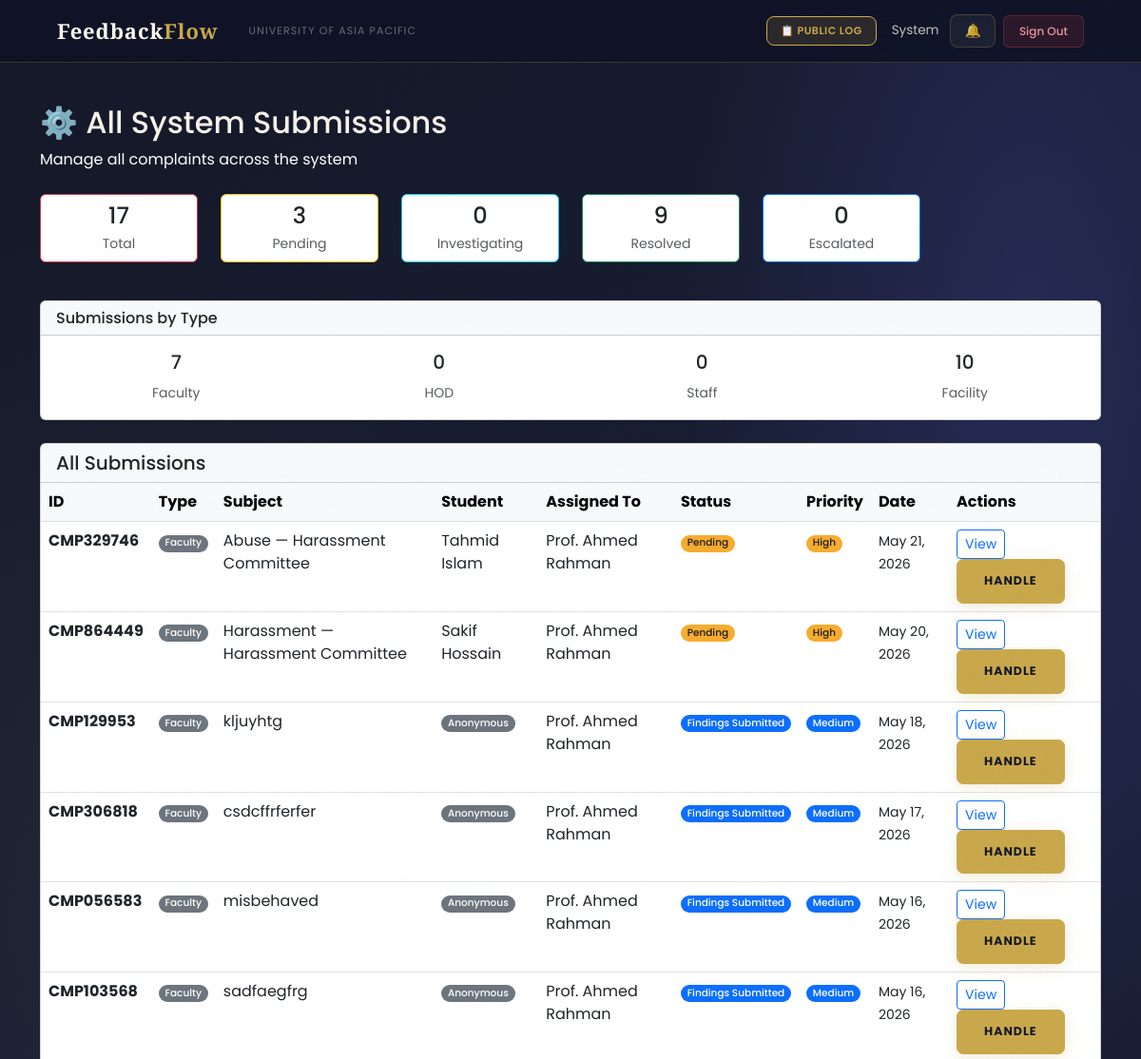
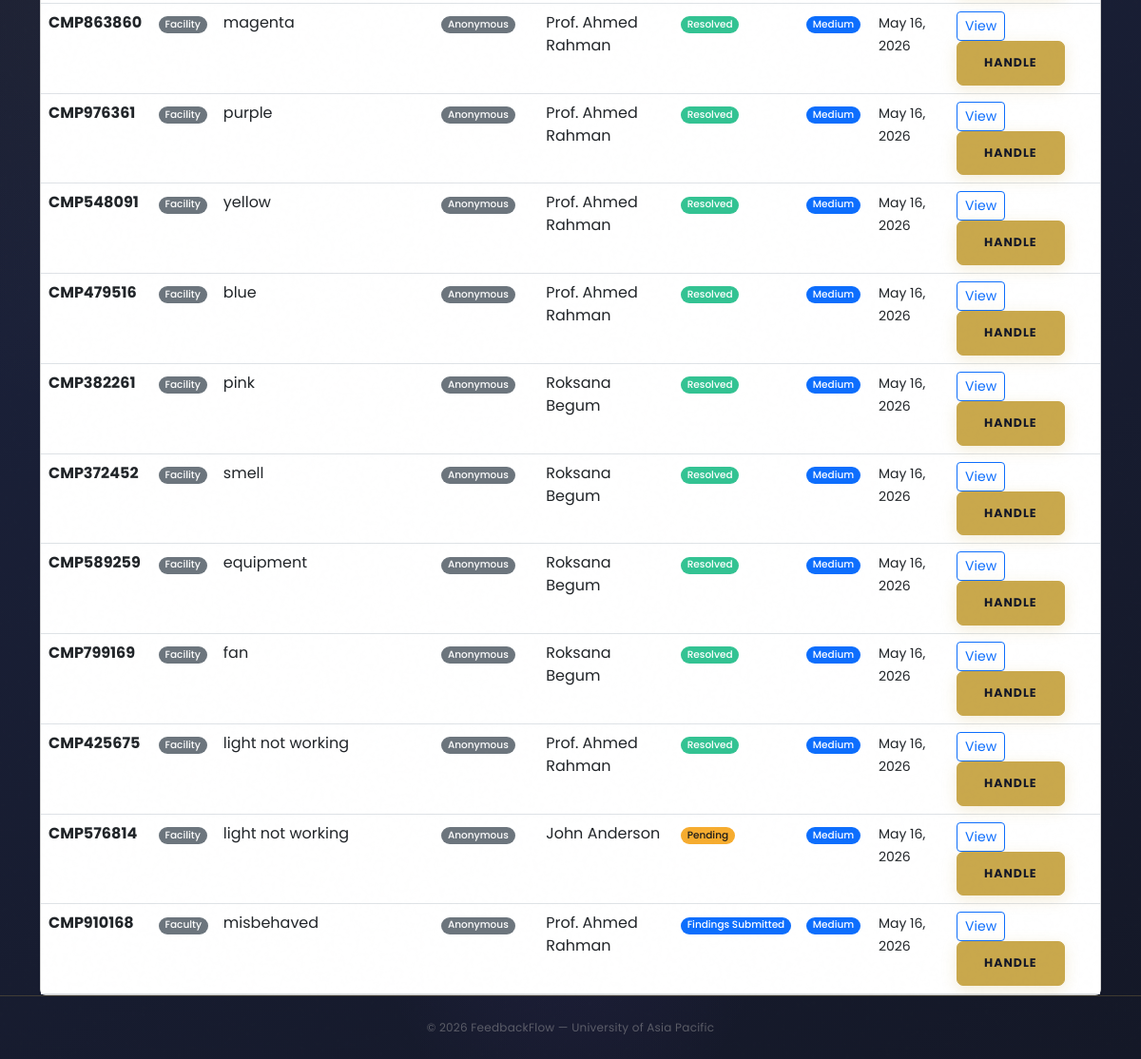
The page /complaints/admin/list/ (signed in) on the database its author committed (2 pictures, top to bottom).
### users/models.py (models this page shows, shortened)
class User(AbstractBaseUser, PermissionsMixin):
    ROLE_CHOICES = (
        ('Student',   'Student'),
        ('Faculty',   'Faculty'),
        ('HOD',       'Head of Department'),
        ('Staff',     'Staff'),
        ('DAO',       'Dean of Administration Office'),
        ('Admin',     'Administrator'),
        ('Committee', 'Committee Member'),
    )
    DEPARTMENT_CHOICES = (
        ('DBA',          'Department of Business Administration'),
        ('CSE',          'Department of Computer Science and Engineering'),
        ('CE',           'Department of Civil Engineering'),
        ('EEE',          'Department of Electrical and Electronic Engineering'),
        ('Pharmacy',     'Department of Pharmacy'),
        ('Law',          'Department of Law and Human Rights'),
        ('English',      'Department of English'),
        ('Architecture', 'Department of Architecture'),
    )
    COMMITTEE_TYPE_CHOICES = (
        ('Harassment Committee', 'Harassment Committee'),
        ('Proctorial Committee', 'Proctorial Committee'),
    )
    email          = models.EmailField(unique=True, max_length=255)
    full_name      = models.CharField(max_length=150)
    role           = models.CharField(max_length=20, choices=ROLE_CHOICES)
    department     = models.CharField(max_length=100, choices=DEPARTMENT_CHOICES, null=True, blank=True)
    student_id     = models.CharField(max_length=50, unique=True, null=True, blank=True)
    committee_type = models.CharField(max_length=50, choices=COMMITTEE_TYPE_CHOICES, null=True, blank=True)
    is_active      = models.BooleanField(default=True)
    is_staff       = models.BooleanField(default=False)
    created_at     = models.DateTimeField(auto_now_add=True)
    updated_at     = models.DateTimeField(auto_now=True)
    USERNAME_FIELD  = 'email'
    REQUIRED_FIELDS = ['full_name']
    objects = UserManager()
    class Meta:
        verbose_name        = 'User'
        verbose_name_plural = 'Users'
        ordering            = ['-created_at']
    def get_short_name(self):
        return self.full_name.split()[0] if self.full_name else self.email

### complaints/models.py (models this page shows, shortened)
class Complaint(models.Model):
    COMPLAINT_TYPE_CHOICES = (
        ('Faculty',  'Complaint about Faculty'),
        ('HOD',      'Complaint about HOD'),
        ('Staff',    'Complaint about Staff'),
        ('Facility', 'Facility Issue'),
        ('Advice',   'General Advice'),
        ('Opinion',  'Suggestion'),
    )
    STATUS_CHOICES = (
        ('Pending',             'Pending Review'),
        ('Under Investigation', 'Under Investigation'),
        ('Findings Submitted',  'Findings Submitted'),
        ('Resolved',            'Resolved'),
        ('Escalated',           'Escalated to Higher Authority'),
    )
    PRIORITY_CHOICES = (
        ('Low',    'Low'),
        ('Medium', 'Medium'),
        ('High',   'High'),
        ('Urgent', 'Urgent'),
    )
    student             = models.ForeignKey(settings.AUTH_USER_MODEL, on_delete=models.CASCADE, related_name='complaints_submitted')
    complaint_type      = models.CharField(max_length=20, choices=COMPLAINT_TYPE_CHOICES)
    resolution_deadline = models.DateField(null=True, blank=True, help_text='Deadline for resolving this complaint')
    subject             = models.CharField(max_length=200)
    description         = models.TextField()
    faculty_concerned   = models.ForeignKey(
        settings.AUTH_USER_MODEL, on_delete=models.SET_NULL,
        null=True, blank=True, related_name='complaints_against',
        limit_choices_to={'role__in': ['Faculty', 'HOD', 'Staff']}
    )
    location          = models.CharField(max_length=200, blank=True, null=True)
    status            = models.CharField(max_length=30, choices=STATUS_CHOICES, default='Pending')
    priority          = models.CharField(max_length=10, choices=PRIORITY_CHOICES, default='Medium')
    assigned_to       = models.ForeignKey(settings.AUTH_USER_MODEL, on_delete=models.SET_NULL, null=True, blank=True, related_name='complaints_assigned')
    is_anonymous      = models.BooleanField(default=False)
    final_action_note = models.TextField(blank=True, null=True)
    submitted_at      = models.DateTimeField(auto_now_add=True)
    updated_at        = models.DateTimeField(auto_now=True)
    resolved_at       = models.DateTimeField(null=True, blank=True)
    tracking_id       = models.CharField(max_length=20, unique=True, editable=False)
    class Meta:
        ordering        = ['-submitted_at']
        verbose_name    = 'Complaint'
        verbose_name_plural = 'Complaints'

### complaints/views.py (the view)
# urls.py: path('admin/list/', views.admin_complaints_list, name='admin_complaints_list'),
@login_required
def admin_complaints_list(request):
    if request.user.role != 'Admin':
        messages.error(request, 'Access denied. Admin only.')
        return redirect('login')
    complaints_list = Complaint.objects.exclude(complaint_type__in=['Advice', 'Opinion']).order_by('-submitted_at')
    context = {
        'complaints_list':     complaints_list,
        'total_complaints':    complaints_list.count(),
        'pending':             complaints_list.filter(status='Pending').count(),
        'investigating':       complaints_list.filter(status='Under Investigation').count(),
        'resolved':            complaints_list.filter(status='Resolved').count(),
        'escalated':           complaints_list.filter(status='Escalated').count(),
        'faculty_complaints':  complaints_list.filter(complaint_type='Faculty').count(),
        'hod_complaints':      complaints_list.filter(complaint_type='HOD').count(),
        'staff_complaints':    complaints_list.filter(complaint_type='Staff').count(),
        'facility_complaints': complaints_list.filter(complaint_type='Facility').count(),
        'page_title':          'All Complaints'
    }
    return render(request, 'complaints/admins_complaints_list.html', context)

### users/context_processors.py (called while the page is built)
def notifications_count(request):
    if request.user.is_authenticated:
        from users.models import Notification, Announcement
        count = Notification.objects.filter(
            recipient=request.user,
            is_read=False
        ).count()
        active_announcements = []
        for ann in Announcement.objects.filter(is_active=True).order_by('-created_at')[:10]:
            if ann.is_visible_to(request.user):
                active_announcements.append(ann)
            if len(active_announcements) >= 3:
                break
        return {
            'unread_notifications_count': count,
            'active_announcements': active_announcements,
        }
    return {'unread_notifications_count': 0, 'active_announcements': []}

### complaints/templates/complaints/admins_complaints_list.html (shortened to what this page needs)
{% extends 'users/base.html' %}
{% block content %}
<div class="container mt-4">
    <div class="mb-4">
        <h2>⚙️ All System Submissions</h2>
        <p class="text-white mb-0">Manage all complaints across the system</p>
    </div>
    <div class="row mb-4">
        <div class="col-lg-2 col-md-4 mb-3">
            <div class="card border-danger">
                <div class="card-body text-center p-2">
                    <h4 class="mb-1">{{ total_complaints }}</h4>
                    <p class="text-muted mb-0 small">Total</p>
                </div>
            </div>
        </div>
        <div class="col-lg-2 col-md-4 mb-3">
            <div class="card border-warning">
                <div class="card-body text-center p-2">
                    <h4 class="mb-1">{{ pending }}</h4>
                    <p class="text-muted mb-0 small">Pending</p>
                </div>
            </div>
        </div>
        <div class="col-lg-2 col-md-4 mb-3">
            <div class="card border-info">
                <div class="card-body text-center p-2">
                    <h4 class="mb-1">{{ investigating }}</h4>
                    <p class="text-muted mb-0 small">Investigating</p>
                </div>
            </div>
        </div>
        <div class="col-lg-2 col-md-4 mb-3">
            <div class="card border-success">
                <div class="card-body text-center p-2">
                    <h4 class="mb-1">{{ resolved }}</h4>
                    <p class="text-muted mb-0 small">Resolved</p>
                </div>
            </div>
        </div>
        <div class="col-lg-2 col-md-4 mb-3">
            <div class="card border-primary">
                <div class="card-body text-center p-2">
                    <h4 class="mb-1">{{ escalated }}</h4>
                    <p class="text-muted mb-0 small">Escalated</p>
                </div>
            </div>
        </div>
    </div>
    <div class="row mb-4">
        <div class="col-12">
            <div class="card">
                <div class="card-header bg-light">
                    <h6 class="mb-0">Submissions by Type</h6>
                </div>
                <div class="card-body">
                    <div class="row text-center">
                        <div class="col">
                            <h5>{{ faculty_complaints }}</h5>
                            <small class="text-muted">Faculty</small>
                        </div>
                        <div class="col">
                            <h5>{{ hod_complaints }}</h5>
                            <small class="text-muted">HOD</small>
                        </div>
                        <div class="col">
                            <h5>{{ staff_complaints }}</h5>
                            <small class="text-muted">Staff</small>
                        </div>
                        <div class="col">
                            <h5>{{ facility_complaints }}</h5>
                            <small class="text-muted">Facility</small>
                        </div>
                    </div>
                </div>
            </div>
        </div>
    </div>
    {% if complaints_list %}
        <div class="card">
            <div class="card-header bg-light">
                <h5 class="mb-0">All Submissions</h5>
            </div>
            <div class="card-body p-0">
                <div class="table-responsive">
                    <table class="table table-hover mb-0">
                        <thead class="table-light">
                            <tr>
                                <th>ID</th>
                                <th>Type</th>
                                <th>Subject</th>
                                <th>Student</th>
                                <th>Assigned To</th>
                                <th>Status</th>
                                <th>Priority</th>
                                <th>Date</th>
                                <th>Actions</th>
                            </tr>
                        </thead>
                        <tbody>
                            {% for complaint in complaints_list %}
                            <tr>
                                <td><strong>{{ complaint.tracking_id }}</strong></td>
                                <td><span class="badge bg-secondary">{{ complaint.complaint_type }}</span></td>
                                <td>{{ complaint.subject|truncatewords:4 }}</td>
                                <td>
                                    {% if complaint.is_anonymous %}
                                        <span class="badge bg-secondary">Anonymous</span>
                                    {% else %}
                                        {{ complaint.student.full_name }}
                                    {% endif %}
                                </td>
                                <td>{{ complaint.assigned_to.full_name }}</td>
                                <td>
                                    <span class="badge
                                        {% if complaint.status == 'Pending' %}bg-warning text-dark
                                        {% elif complaint.status == 'Under Investigation' %}bg-info
                                        {% elif complaint.status == 'Findings Submitted' %}bg-primary
                                        {% elif complaint.status == 'Resolved' %}bg-success
                                        {% elif complaint.status == 'Escalated' %}bg-danger
                                        {% else %}bg-secondary
                                        {% endif %}">
                                        {{ complaint.status }}
                                    </span>
                                </td>
                                <td>
                                    <span class="badge
                                        {% if complaint.priority == 'Low' %}bg-secondary
                                        {% elif complaint.priority == 'Medium' %}bg-primary
                                        {% elif complaint.priority == 'High' %}bg-warning text-dark
                                        {% elif complaint.priority == 'Urgent' %}bg-danger
                                        {% endif %}">
                                        {{ complaint.priority }}
                                    </span>
                                </td>
                                <td><small>{{ complaint.submitted_at|date:"M d, Y" }}</small></td>
                                <td>
                                    <a href="{% url 'complaint_detail' complaint.id %}" class="btn btn-sm btn-outline-primary">
                                        View
                                    </a>
                                    <a href="{% url 'handle_complaint' complaint.id %}" class="btn btn-sm btn-primary">
                                        Handle
                                    </a>
                                </td>
                            </tr>
                            {% endfor %}
                        </tbody>
                    </table>
                </div>
            </div>
        </div>
    {% endif %}
</div>
{% endblock %}

### users/templates/users/base.html (shortened to what this page needs)
<!DOCTYPE html>
<html lang="en">
<head>
    <link href="https://cdn.jsdelivr.net/npm/bootstrap@5.3.0/dist/css/bootstrap.min.css" rel="stylesheet">
</head>
<body>
    <nav class="navbar navbar-expand-lg">
        <div class="container-fluid d-flex align-items-center gap-3">
            <a class="navbar-brand" href="/">Feedback<em>Flow</em></a>
            <span class="navbar-text d-none d-md-inline">University of Asia Pacific</span>
            {% if user.is_authenticated %}
            <div class="ms-auto d-flex align-items-center gap-2">
                <a href="{% url 'public_log' %}" class="btn-bell"
                    style="font-size:11px; font-weight:600; text-transform:uppercase; letter-spacing:0.05em; background:rgba(201,168,76,.15); color:var(--gold) !important; border-color:var(--gold) !important;">
                    📋 Public Log
                </a>
                <span class="nav-user-info d-none d-md-inline ms-2">{{ user.get_short_name }}</span>
                <a href="{% url 'notifications' %}" class="btn-bell ms-1">
                    🔔
                </a>
                <a href="{% url 'logout' %}" class="btn-logout">Sign Out</a>
            </div>
            {% endif %}
        </div>
    </nav>
    <main>
        {% block content %}{% endblock %}
    </main>
    <footer>
        <p>© 2026 FeedbackFlow — University of Asia Pacific</p>
    </footer>
</body>
</html>

### rows shown on the page
User: get_short_name "System"
Complaint: tracking_id "CMP329746", complaint_type "Faculty", subject "Abuse — Harassment Committee", student.full_name "Tahmid Islam", assigned_to.full_name "Prof. Ahmed Rahman", status "Pending", priority "High", submitted_at "May 21, 2026"
Complaint: tracking_id "CMP864449", complaint_type "Faculty", subject "Harassment — Harassment Committee", student.full_name "Sakif Hossain", assigned_to.full_name "Prof. Ahmed Rahman", status "Pending", priority "High", submitted_at "May 20, 2026"
Complaint: tracking_id "CMP129953", complaint_type "Faculty", subject "kljuyhtg", is_anonymous "Anonymous", assigned_to.full_name "Prof. Ahmed Rahman", status "Findings Submitted", priority "Medium", submitted_at "May 18, 2026"
Complaint: tracking_id "CMP306818", complaint_type "Faculty", subject "csdcffrferfer", is_anonymous "Anonymous", assigned_to.full_name "Prof. Ahmed Rahman", status "Findings Submitted", priority "Medium", submitted_at "May 17, 2026"
Complaint: tracking_id "CMP056583", complaint_type "Faculty", subject "misbehaved", is_anonymous "Anonymous", assigned_to.full_name "Prof. Ahmed Rahman", status "Findings Submitted", priority "Medium", submitted_at "May 16, 2026"
Complaint: tracking_id "CMP103568", complaint_type "Faculty", subject "sadfaegfrg", is_anonymous "Anonymous", assigned_to.full_name "Prof. Ahmed Rahman", status "Findings Submitted", priority "Medium", submitted_at "May 16, 2026"
Complaint: tracking_id "CMP863860", complaint_type "Facility", subject "magenta", is_anonymous "Anonymous", assigned_to.full_name "Prof. Ahmed Rahman", status "Resolved", priority "Medium", submitted_at "May 16, 2026"
Complaint: tracking_id "CMP976361", complaint_type "Facility", subject "purple", is_anonymous "Anonymous", assigned_to.full_name "Prof. Ahmed Rahman", status "Resolved", priority "Medium", submitted_at "May 16, 2026"
Complaint: tracking_id "CMP548091", complaint_type "Facility", subject "yellow", is_anonymous "Anonymous", assigned_to.full_name "Prof. Ahmed Rahman", status "Resolved", priority "Medium", submitted_at "May 16, 2026"
Complaint: tracking_id "CMP479516", complaint_type "Facility", subject "blue", is_anonymous "Anonymous", assigned_to.full_name "Prof. Ahmed Rahman", status "Resolved", priority "Medium", submitted_at "May 16, 2026"
Complaint: tracking_id "CMP382261", complaint_type "Facility", subject "pink", is_anonymous "Anonymous", assigned_to.full_name "Roksana Begum", status "Resolved", priority "Medium", submitted_at "May 16, 2026"
Complaint: tracking_id "CMP372452", complaint_type "Facility", subject "smell", is_anonymous "Anonymous", assigned_to.full_name "Roksana Begum", status "Resolved", priority "Medium", submitted_at "May 16, 2026"
Complaint: tracking_id "CMP589259", complaint_type "Facility", subject "equipment", is_anonymous "Anonymous", assigned_to.full_name "Roksana Begum", status "Resolved", priority "Medium", submitted_at "May 16, 2026"
Complaint: tracking_id "CMP799169", complaint_type "Facility", subject "fan", is_anonymous "Anonymous", assigned_to.full_name "Roksana Begum", status "Resolved", priority "Medium", submitted_at "May 16, 2026"
Complaint: tracking_id "CMP425675", complaint_type "Facility", subject "light not working", is_anonymous "Anonymous", assigned_to.full_name "Prof. Ahmed Rahman", status "Resolved", priority "Medium", submitted_at "May 16, 2026"
Complaint: tracking_id "CMP576814", complaint_type "Facility", subject "light not working", is_anonymous "Anonymous", assigned_to.full_name "John Anderson", status "Pending", priority "Medium", submitted_at "May 16, 2026"
Complaint: tracking_id "CMP910168", complaint_type "Faculty", subject "misbehaved", is_anonymous "Anonymous", assigned_to.full_name "Prof. Ahmed Rahman", status "Findings Submitted", priority "Medium", submitted_at "May 16, 2026"

### other values the page prints
{{ total_complaints }} "17"
{{ pending }} "3"
{{ investigating }} "0"
{{ resolved }} "9"
{{ escalated }} "0"
{{ faculty_complaints }} "7"
{{ hod_complaints }} "0"
{{ staff_complaints }} "0"
{{ facility_complaints }} "10"
